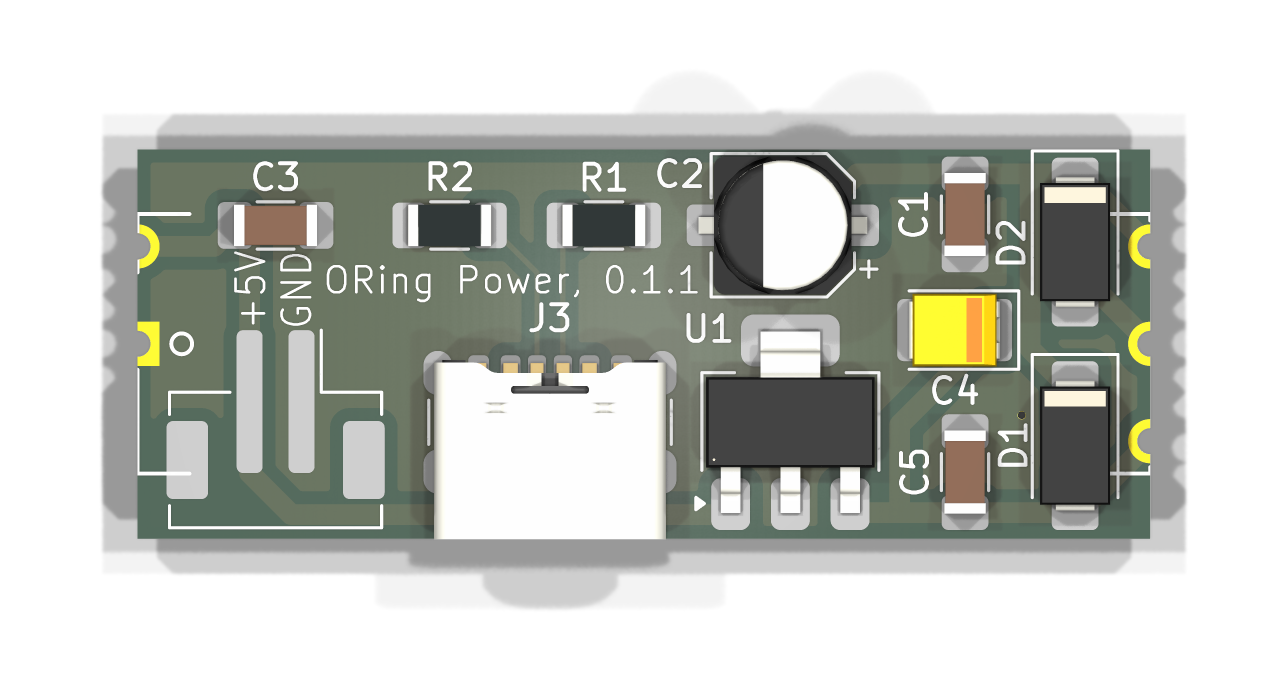
#> input picture images/oring-power/testpoints/ORing-Power-top.png, 2576 x 1376 px (shown at 1/2 size)
$ python annotate_preview.py
#> lines starting #> are read from the running program, lines starting #| are printed output that depends on the picture
#!/usr/bin/env python3
# SPDX-License-Identifier: LicenseRef-EnvNode-Use-and-Redistribution-1.0
# See ../../../LICENSE. Uses original KiCad PCB/STEP render, no replacement geometry.
"""Build a preview from ORing-Power-top.png (fixed KiCad 10 top camera).
Render: kicad-cli pcb render --width 2600 --height 1400 --zoom 1.5 --quality high
--background transparent --light-top 0.35 --light-camera 0.25 --output ORing-Power-top.png <pcb>
Pixel anchors are calibrated to the actual rectangular outline; recheck after camera/layout changes.
"""
from pathlib import Path
import hashlib,json
from PIL import Image,ImageDraw,ImageFont,PngImagePlugin
HERE=Path(__file__).resolve().parent
ROOT=HERE.parents[2]
raw=Image.open(HERE/'ORing-Power-top.png').convert('RGBA')
#> raw is the input picture: PIL image 2576x1376 RGBA; mean R, G, B, A 60.8, 63.4, 57.5, 122.3
image=Image.new('RGBA',(3000,1650),'#f4f6f8')
crop=(245,270,2330,1110);scale=1900/2085
image.alpha_composite(raw.crop(crop).resize((1900,round(840*scale))), (550,240))
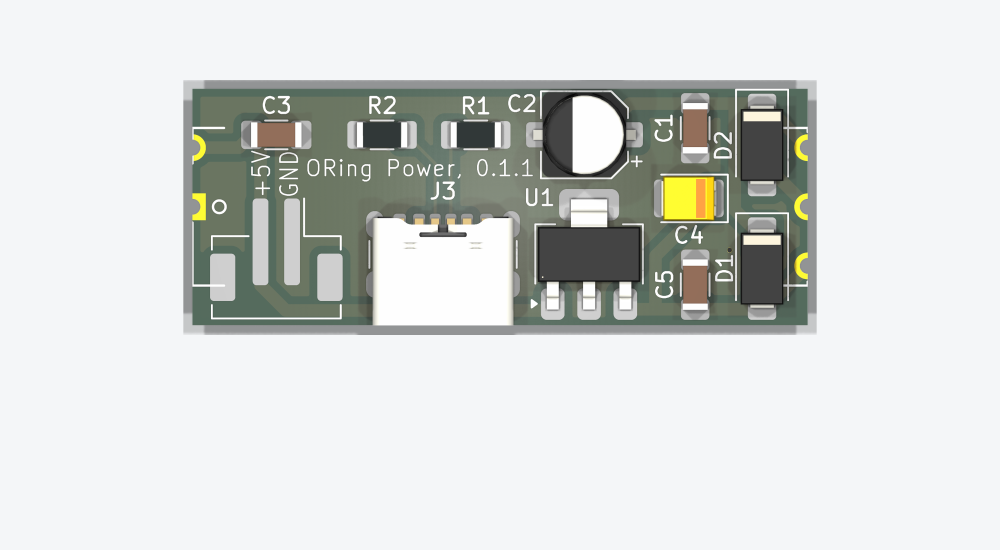
#> image: PIL image 3000x1650 RGBA (shown at 1/3 size); mean R, G, B, A 213.1, 216.1, 214, 255
d=ImageDraw.Draw(image)
font=Path('/System/Library/Fonts/Supplemental')
def f(size,bold=False):return ImageFont.truetype(str(font/('Arial Bold.ttf' if bold else 'Arial.ttf')),size)
def text(x,y,t,size=34,color='#203648',bold=False):d.text((x,y),t,font=f(size,bold),fill=color)
text(65,38,'ORing Power 0.1.1 · Prüfpunkte an der Außenkante',64,bold=True)
text(65,120,'VORSCHAU · Bestückungsseite · USB-C unten · U2.1 bis U2.5 sind die fünf Randpads',36)
# Outline calibration: left x=274, right x=2302, top y=299; 52 px/mm.
# Original PCB outline: (109.082,93.410) to (148.082,108.410) mm.
def point(side,board_y):
 x=296 if side=='left' else 2280 # exposed copper just inside the half hole
 y=299+(board_y-93.410)*52
 return (550+(x-crop[0])*scale,240+(y-crop[1])*scale)
rows=[('left',100.898,'U2.1 · GND','Bezug für alle Messungen','#2d5266'),
      ('left',97.148,'U2.2 · +5V','5-V-Eingang / gemeinsame Leitung','#c66a14'),
      ('right',97.148,'U2.5 · +3V3_SYS','Ausgang hinter D1 / D2','#a0408b'),
      ('right',100.898,'U2.4 · +3V3_DEVKIT','Eingang vom ESP32-DevKit','#287da2'),
      ('right',104.648,'U2.3 · +3V3_EXT','Reglerausgang vor D1','#33805f')]
for side,y,title,subtitle,color in rows:
 px,py=point(side,y);left=55 if side=='left' else 2470
 width=455
 d.rounded_rectangle((left,py-57,left+width,py+64),radius=16,fill='white',outline=color,width=3)
 text(left+17,py-43,title,37,color,True)
 # split manually to keep long label within the side panel
 if side=='left' and '5-V-' in subtitle:
  text(left+17,py+4,'5-V-Eingang',28);text(left+17,py+34,'gemeinsame +5V-Leitung',25)
 else:text(left+17,py+10,subtitle,25)
 line_start=left+width if side=='left' else left
 line_end=px-21 if side=='left' else px+21
 d.line((line_start,py,line_end,py),fill=color,width=6)
 d.ellipse((px-21,py-21,px+21,py+21),outline=color,width=6)
text(65,1050,'Einzelmodul prüfen · alle Spannungen gegen U2.1 / GND',44,bold=True)
for y,pin,expect in [(1125,'U2.2  +5V','5,0 V Eingang'),(1190,'U2.3  +3V3_EXT','ca. 3,3 V vom Regler'),(1255,'U2.5  +3V3_SYS','etwas unter 3,3 V: Spannungsabfall über D1')]:
 text(80,y,pin,36,bold=True);text(690,y,expect,36)
text(80,1338,'Bei reiner 5-V-Versorgung wird U2.4 nicht aktiv gespeist; dort keinen 3,3-V-Sollwert voraussetzen.',32)
text(80,1392,'Separater DevKit-Pfadtest: +5V aus, strombegrenzte potentialfreie 3,3 V an U2.4; U2.5 = 3,3 V minus D2.',32)
text(80,1450,'Erster Test ohne Mainboard: nur eine 5-V-Quelle, zunächst ca. 100 mA Strombegrenzung (wie Anleitung).',32)
text(65,1530,'PCB-Pads und Schaltplan-Netzliste abgeglichen. J1 ohne 3D-Modell: nur Original-Footprint sichtbar.',27,color='#526779')
text(65,1575,'Originale KiCad-Geometrie · Pinmarkierungen sind Dokumentations-Overlays · Lizenz: siehe LICENSE',27,color='#526779')
meta=PngImagePlugin.PngInfo();meta.add_text('License','LicenseRef-EnvNode-Use-and-Redistribution-1.0; see ../../../LICENSE')
image.convert('RGB').save(HERE/'ORing-Power-testpoints-preview.png',pnginfo=meta)
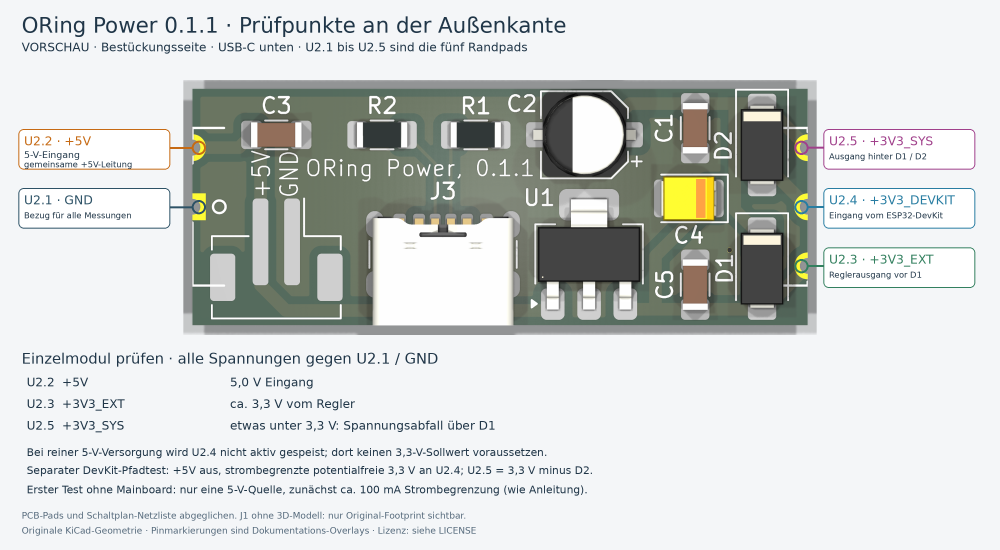
#> saved as ORing-Power-testpoints-preview.png: PIL image 3000x1650 RGB (shown at 1/3 size); mean R, G, B 208.1, 211.5, 209.8
board=ROOT/'hardware/kicad/Power/ORing Power/ORing Power.kicad_pcb'
#> (the run stopped early here; a loop or call above may not have finished)
